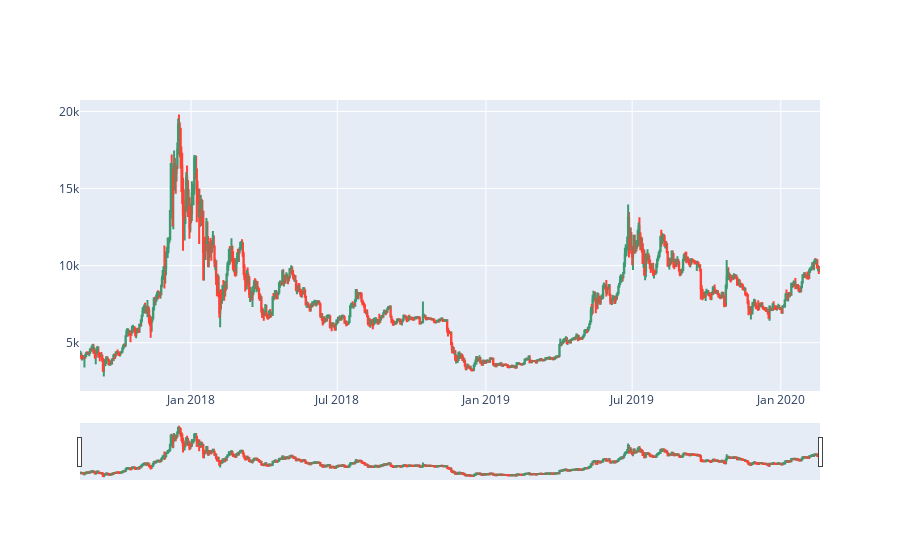

The notebook cell this image was saved under:
### Code cell
candle = go.Candlestick(
            x = df_btcusd['Date'],
            open = df_btcusd['Open'],
            close = df_btcusd['Close'],
            high = df_btcusd['High'],
            low = df_btcusd['Low'],
            name = "Candlesticks")

fig = go.Figure(data=[candle])

fig.show()

### Figure 1 — Plotly figure (JSON) as saved in the notebook; plotly's stock layout.template omitted (floating-point values rounded to 4 significant figures; data arrays with more than 128 entries replaced by an {"elided": "..."} marker saying what was removed)
{"data": [{"close": {"elided": "916 float values"}, "high": {"elided": "916 float values"}, "low": {"elided": "916 float values"}, "name": "Candlesticks", "open": {"elided": "916 float values"}, "type": "candlestick", "x": {"elided": "916 str values"}}], "layout": {}}
